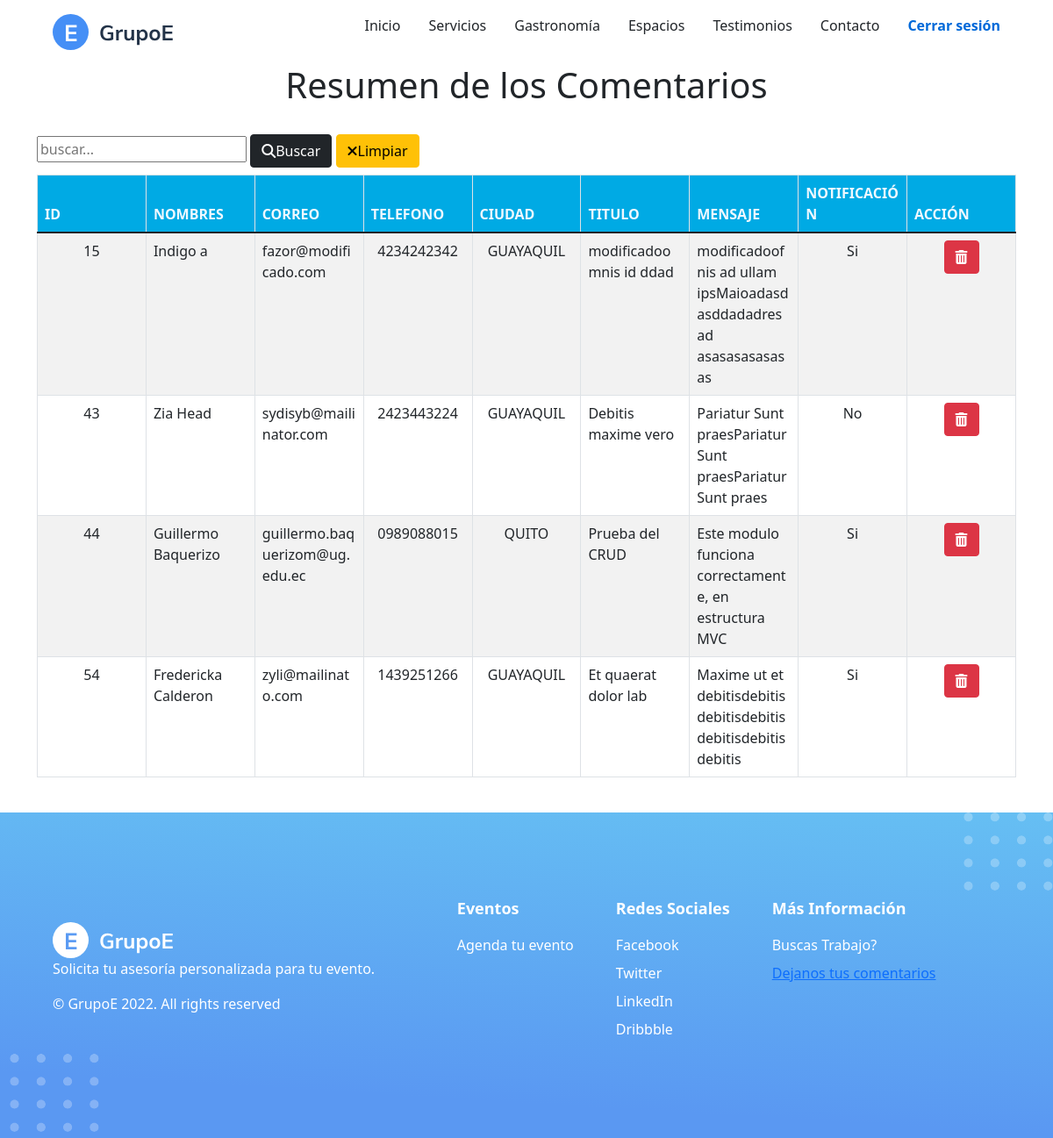
The page /index.php?c=contactos&a=listarAdmin (signed in) on the database its author committed.
### tables this page shows
CREATE TABLE `contacto` (
  `ID_CONTACTO` int NOT NULL AUTO_INCREMENT,
  `NOMBRE_APELLIDO` varchar(20) NOT NULL,
  `CORREO` varchar(30) NOT NULL,
  `TELEFONO` varchar(25) NOT NULL,
  `CIUDAD` varchar(30) NOT NULL,
  `TITULO_MENSAJE` varchar(30) NOT NULL,
  `MENSAJE` longtext NOT NULL,
  `PREFERENCIA` varchar(2) DEFAULT NULL,
  `FECHA_EMISION` date DEFAULT NULL,
  PRIMARY KEY (`ID_CONTACTO`)
);

### controllers/ContactosController.php (called while the page is built, shortened)
<?php
require_once 'models/ContactosModel.php';
class ContactosController
{
    private $models;
    public function __construct()
    {
        $this->models = new ContactosModel();
    }
    public function listarAdmin()
    {
        $resultados = $this->models->listar();
        require_once 'views/contacto/presentarcontactosAdmin.php';
    }
}

### controllers/FrontController.php (called while the page is built, shortened)
<?php
class FrontController
{
    private $defaultAction = DEFAULT_ACTION;
    public function router()
    {
        $actionFunction = $this->getActionFunctionName();
        $controller = new $controllerClass();
        $controller->$actionFunction();
    }
    private function getActionFunctionName()
    {
        return !empty($_REQUEST['a'])
                    ? sanitizeText($_REQUEST['a'])
                    : $this->defaultAction;
    }
}

### index.php (called while the page is built)
<?php
require_once 'controllers/FrontController.php';
$frontController = new FrontController();
$frontController->router();

### config/conexion.php (called while the page is built)
<?php
class Conexion{
    public static function getConexion() {
        $database_username = 'root';
        $database_password = 'admin123';
        $dbname="events_website";
        $dsn = 'mysql:host=localhost;dbname=' . $dbname;
        $conexion = null;
        try {
            $conexion = new PDO($dsn, $database_username, $database_password );
        } catch(Exception $e) {
            echo $e;
            die("Error " . $e->getMessage());
        }
        return $conexion;
    }
}

### models/ContactosModel.php (called while the page is built, shortened)
<?php
require_once 'config/conexion.php';
class ContactosModel
{
    private $con;
    public function __construct()
    {
        $this->con = Conexion::getConexion();
    }
    public function listar()
    {
        $sql = "SELECT * FROM contacto";
        $stm = $this->con->prepare($sql);
        $stm->execute();
        $resultados = $stm->fetchAll(PDO::FETCH_ASSOC);
        return $resultados;
    }
}

### views/contacto/presentarcontactosAdmin.php (the view, shortened to what this page needs)
<div class="container">
    <section>
        <h1>Resumen de los Comentarios</h1>
    </section>
    <br>
    <div class="row">
        <div class="col-sm-6">
            <form action="index.php?c=contactos&a=buscarAdmin" method="POST">
                <input type="text" name="busqueda" id="busqueda" placeholder="buscar..." />
                <button type="submit" class="btn btn btn-dark"><i class="fas fa-search"></i>Buscar</button>
                <a href="index.php?c=contactos&a=presentar">
                    <button type="submit" class="btn btn-warning"><i class="fa-solid fa-xmark"></i>Limpiar</button>
                </a>
            </form>
        </div>
    </div>
    <div class="table-responsive mt-2">
        <table class="table table-striped table-bordered">
            <thead class="color">
                <th>ID</th>
                <th>NOMBRES</th>
                <th>CORREO</th>
                <th>TELEFONO</th>
                <th>CIUDAD</th>
                <th>TITULO</th>
                <th>MENSAJE</th>
                <th>NOTIFICACIÓN</th>
                <th>ACCIÓN</th>
            </thead>
            <tbody>
                <?php
                foreach ($resultados as $fila) {
                ?>
                    <tr>
                        <td align="center"><?php echo $fila['ID_CONTACTO']; ?></td>
                        <td><?php echo $fila['NOMBRE_APELLIDO']; ?></td>
                        <td><?php echo $fila['CORREO']; ?></td>
                        <td align="center"><?php echo $fila['TELEFONO']; ?></td>
                        <td align="center"><?php echo $fila['CIUDAD'] ?></td>
                        <td><?php echo $fila['TITULO_MENSAJE']; ?></td>
                        <td><?php echo $fila['MENSAJE']; ?></td>
                        <td align="center"><?php echo $fila['PREFERENCIA']; ?></td>
                        <td align="center">
                            <a class="btn btn-danger" onclick="if(!confirm('Esta seguro de eliminar este mensaje?'))return false;" href="index.php?c=contactoS&a=eliminarAdmin&id=<?php echo $fila['ID_CONTACTO']; ?>"><i class="fas fa-trash-alt"></i></a>
                        </td>
                    </tr>
                <?php } ?>
            </tbody>
        </table>
        <br>
    </div>
</div>

### assets/styles/index.css (style rules this page uses)
* { box-sizing: border-box; }
body { margin: 0; font-family: "Mulish", sans-serif; min-height: 100vh; }
.btn { background-color: transparent; border: 1px solid transparent; padding: 0.370rem 0.70rem; font-size: 1rem; line-height: 1; border-radius: 0.25rem; text-decoration: none; margin:0; }

### views/contacto/css/formulario.css (style rules this page uses)
* { box-sizing: border-box; }
h1 { text-align: center; font-size: 30px; }
table { table-layout: fixed !important; }
th, td { word-wrap: break-word !important; }
.color { background-color: #00aae4 !important; color: aliceblue; }

### views/contacto/css/estilosextras.css (style rules this page uses)
table { table-layout: fixed; }
th, td { word-wrap: break-word; }
.color { background-color: #00aae4; color: aliceblue; }

### rows shown on the page
contacto: ID_CONTACTO "15", NOMBRE_APELLIDO "Indigo a", CORREO "fazor@modificado.com", TELEFONO "4234242342", CIUDAD "GUAYAQUIL", TITULO_MENSAJE "modificadoomnis id ddad", MENSAJE "modificadoofnis ad ullam ipsMaioadasdasddadadres ad asasasasasasas", PREFERENCIA "Si"
contacto: ID_CONTACTO "43", NOMBRE_APELLIDO "Zia Head", CORREO "sydisyb@mailinator.com", TELEFONO "2423443224", CIUDAD "GUAYAQUIL", TITULO_MENSAJE "Debitis maxime vero", MENSAJE "Pariatur Sunt praesPariatur Sunt praesPariatur Sunt praes", PREFERENCIA "No"
contacto: ID_CONTACTO "44", NOMBRE_APELLIDO "Guillermo Baquerizo", CORREO "guillermo.baquerizom@ug.edu.ec", TELEFONO "0989088015", CIUDAD "QUITO", TITULO_MENSAJE "Prueba del CRUD", MENSAJE "Este modulo funciona correctamente, en estructura MVC", PREFERENCIA "Si"
contacto: ID_CONTACTO "54", NOMBRE_APELLIDO "Fredericka Calderon", CORREO "zyli@mailinato.com", TELEFONO "1439251266", CIUDAD "GUAYAQUIL", TITULO_MENSAJE "Et quaerat dolor lab", MENSAJE "Maxime ut et debitisdebitisdebitisdebitisdebitisdebitisdebitis", PREFERENCIA "Si"
